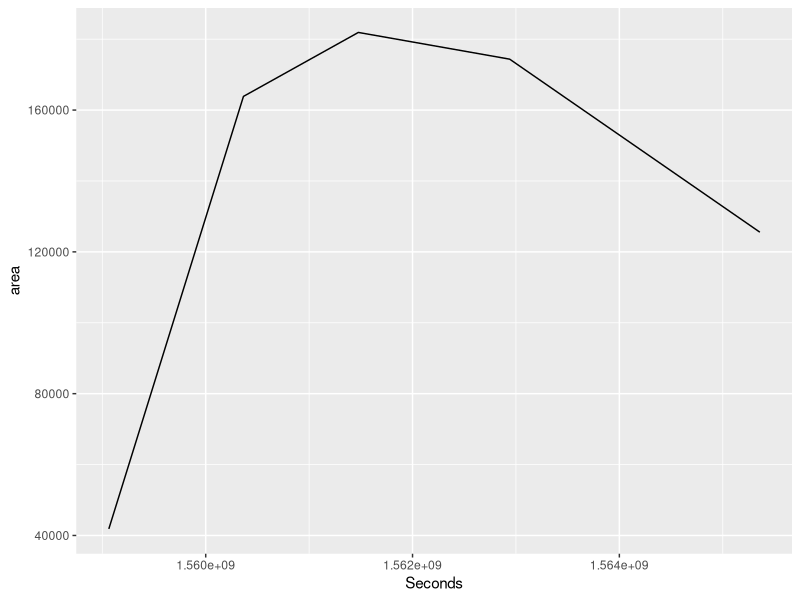
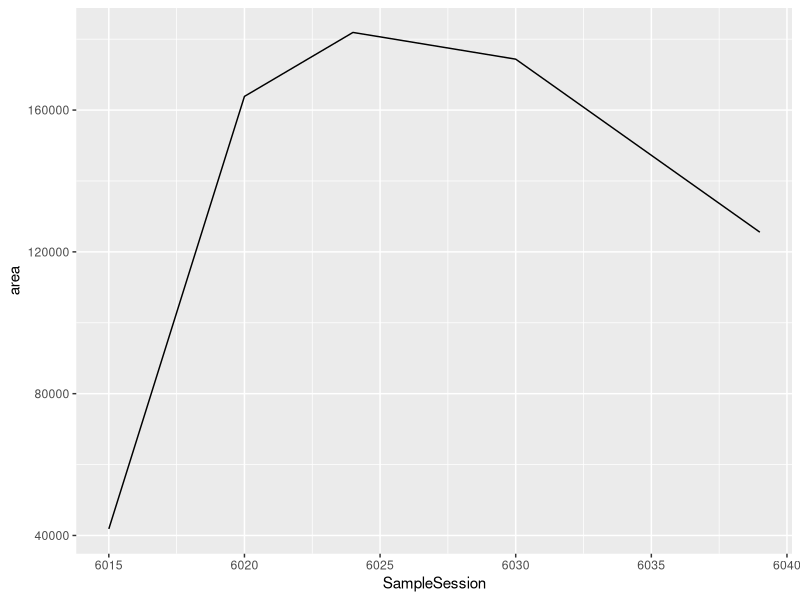
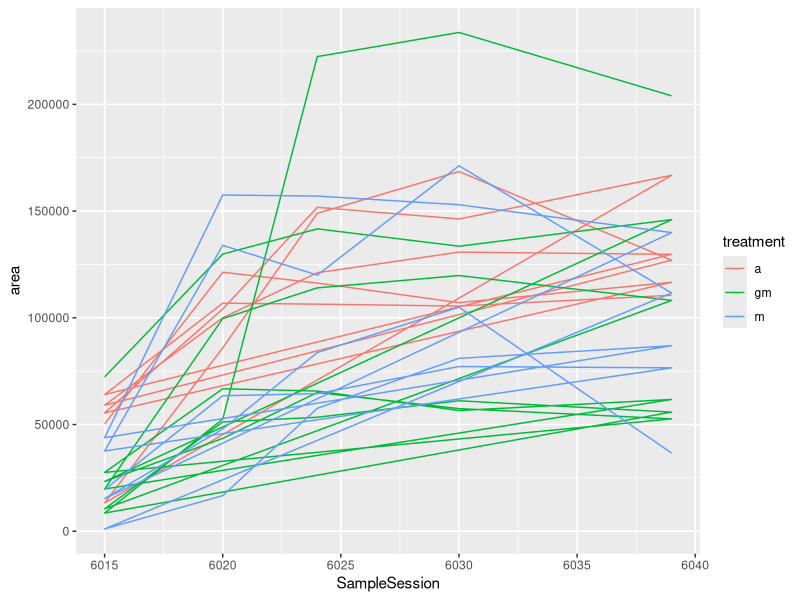
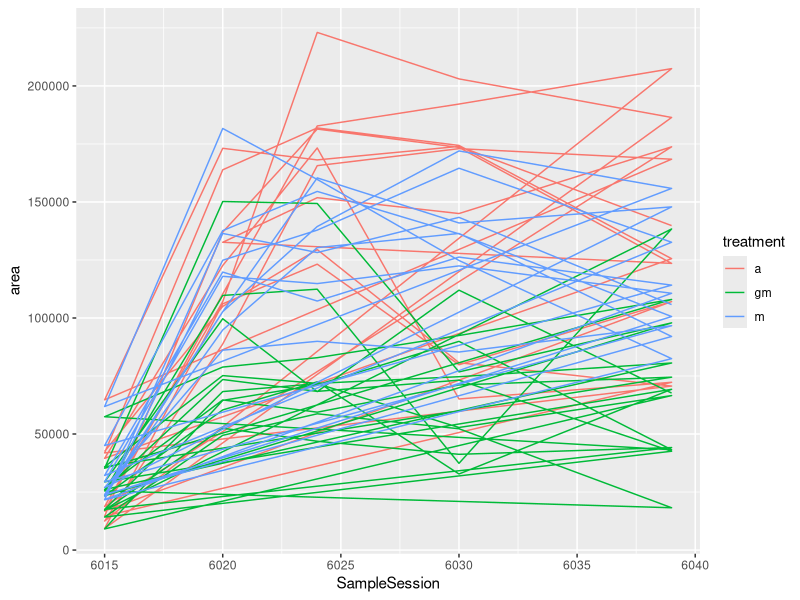
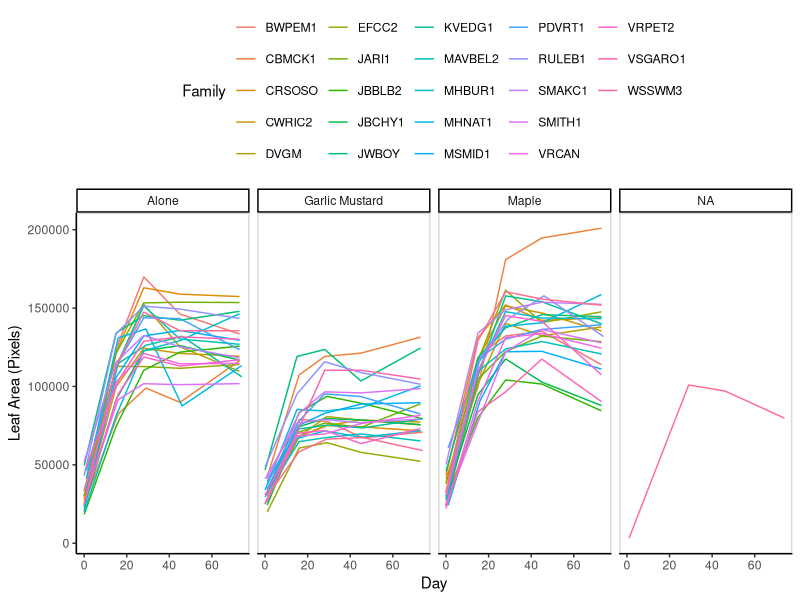
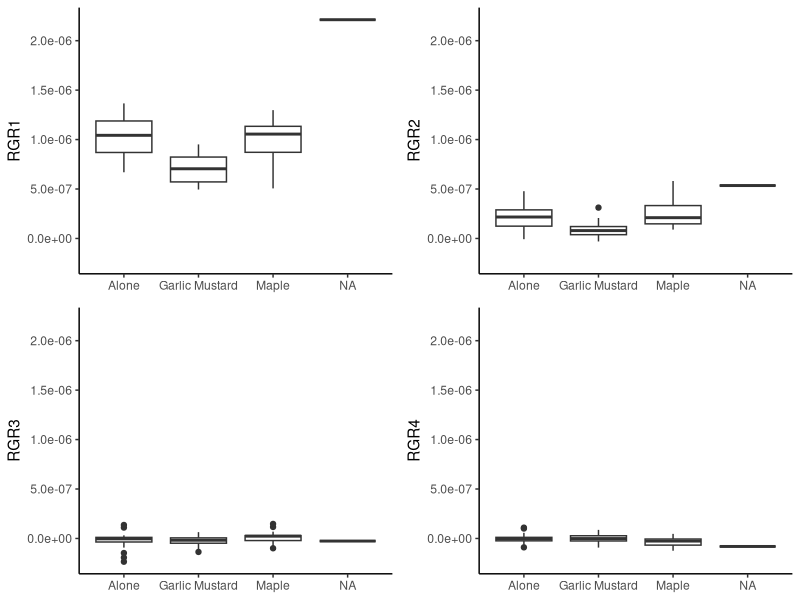

R code for these plots, in order: (Note: this script raises an error after producing the figures.)
## ---- chunk 1
library(ggplot2)
library(cowplot)
#read in GH data
AllDat=read.csv("Data_Moities/Data_collection_GH.csv",stringsAsFactors = F)

#Fix column names
colnames(AllDat)[9:12]<-c("comp_number","maple_leaf_length_0","maple_height_0","maple_leaves_0")

#Removing first row (Which contains no data).
AllDat<-AllDat[2:length(AllDat$gh_bench),]

#Remove maple controls (for now) This is because the strsplit is mis identifying the maple controls for garlic mustard data. I will have to fix this later.
AllDat<-AllDat[!grepl("aple",AllDat$Tag,fixed = T),]

#TO FIX
#The tag "c|MSMID1-1-20|Q|381" was mislabled as "c|MSMID1-1-20|G381". This is fixed below.
AllDat$Tag[grep("G381",AllDat$Tag,fixed = T)]<-"c|MSMID1-1-20|Q|381"


## ---- chunk 2
library(dplyr)
library(ggplot2)

#GrowthRate Data
dat<-read.csv("Data_Moities/Growth_Rate_Data.txt")


#Assigning treatments to the genotypes. 
dat0.1<-left_join(dat,AllDat,by=c("Genotype"="Tag"))


#There are still some genotypes with missing treatment data:
dat0.1[is.na(dat0.1$treatment),]

#let us fix them Below:

#.... (DVGM|Q|117 was labeled with a "c" petridish in the growth rate data, but in the initial greenhouse data, it is labeled as a "b". The growth rate measurements will be greenhouse data will be taken to be correct.)
AllDat[grepl("DVGM-20|Q|117",AllDat$Tag,fixed = T),]
dat0.1[grepl("|117",dat0.1$Genotype,fixed = T),]
dat$Genotype[dat$Genotype=="c|DVGM-20|Q|117"]<-"b|DVGM-20|Q|117"

#...."e|JBCHY1-1-50|Q|?"Did not match, even though this genotype is in greenhouse data. What happened was the name is in the greenhouse data as  e|JBCHY1-1-50|? and in the growth rate data as both e|JBCHY1-1-50|Q|? and e|JBCHY1-1-50|?. I will change it to be e|JBCHY1-1-50|Q|? everywhere. 
AllDat[grepl("e|JBCHY1-1-50|",AllDat$Tag,fixed = T),]
dat0.1[grepl("e|JBCHY1-1-50|Q|?",dat0.1$Genotype,fixed = T),]
dat$Genotype[dat$Genotype=="e|JBCHY1-1-50|?"]<-"e|JBCHY1-1-50|Q|?"
AllDat$Tag[AllDat$Tag=="e|JBCHY1-1-50|?"]<-"e|JBCHY1-1-50|Q|?"

#....The greenhouse data recorded the genotype as c|VSGARO1-1-0|536, while the growth rate data recorded the genotype as c|VSGARO1-1-0|Q|536 or c|vSGARO1-1-0|Q|536. All will be changed to c|VSGARO1-1-0|Q|536. 
AllDat[grepl("c|VSGARO1-1-0|536",AllDat$Tag,fixed = T),]
dat0.1[grepl("c|vSGARO1-1-0|Q|536",dat0.1$Genotype,fixed = T),]
dat$Genotype[dat$Genotype=="c|vSGARO1-1-0|Q|536"]<-"c|VSGARO1-1-0|Q|536"
AllDat$Tag[AllDat$Tag=="c|VSGARO1-1-0|536"]<-"c|VSGARO1-1-0|Q|536"

#Lets see if that took care of all of the errors: 

#.....Assigning treatments to the genotypes. 
dat0.1<-left_join(dat,AllDat,by=c("Genotype"="Tag"))


#All genotypes have been taken care of (Assigned to a treatment):
dat0.1[is.na(dat0.1$treatment),]

#now lets reassign the cleaned data to prepare for the next chunck:
dat<-dat0.1
rm(dat0.1)

## ---- chunk 3

#Average top and bottom frame pixels. 
dat2<-dat %>% group_by(Genotype,Seconds,treatment) %>% summarize_at(vars(area),.funs = list(~sum(.)))

#Generating family column
prefamily<-gsub("*.\\|","",dat2$Genotype)
dat2$Family<-gsub("\\-.*","",prefamily)

#There are 86,400 seconds in a day. It took two-three days to get the data for each SampleSession. 
#Rounding to calculate the day the photos were taken
dat2$SampleSession<-round(dat2$Seconds/(86400*3),digits=0)

## ---- chunk 4
#Determine how many measurements there are per genotype.. and isolating those with more than 5 measurements. 
print("These are all of the genotypes with replicated images that need to be averaged")
dat2 %>% group_by(Genotype) %>% arrange(Seconds) %>% summarize(n=n()) %>% filter(n>5)

#This section will take the average of those errors. 
dat2<-dat2 %>% group_by(Genotype,SampleSession) %>% summarize(Seconds=mean(Seconds),area=mean(area),Family=first(Family),treatment=first(treatment))

#Must omit those with less than 5 measurements, because there simply wont be enough data to get any meaningful measurements from these. 
dat2 %>% group_by(Genotype) %>% arrange(Seconds) %>% summarize(n=n()) %>% filter(n<5)
#a|WSSWM3-1-0|Q|554,b|EFCC2-4-80|Q|145,"b|RULEB1-20|N|423" are not so bad, I suspect others are not as well, but for now i need to remove these genotypes, as they can bias the mean growth rates below. 

#REMOVING THOSE WITHOUT COMPLETE 5 SampleSession OBSERVATIONS.. calling this dataframe dat2C for dat2 "clean".
dat2C<-dat2 %>% group_by(Genotype) %>% summarize(n=n()) %>% right_join(dat2) %>% filter(n==5)


## ---- chunk 5
#Remove those that are not replicated in all three treatments. ( genotypes with an "i" in the lable. These are for use to analyze the GGMFS only).
#Removing, calling this data set dat2CC because it only contains genotypes with all 5 measurements and it now excludes geontypes without full replication in each treatment. 
dat2C<-dat2C[!grepl("\\|i\\d",dat2C$Genotype),]
## ---- chunk 6

#This is to ensure that SampleSession is a decent representation of seconds. It appears to not change the structure that much in graphical analysis. SampleSession is not used to calculate statistics. 

#Second Raw
ggplot(dat2[dat2$Genotype=="a|BWPEM1-9-0|Q|2",])+
  geom_path(aes(x=Seconds,y=area))

#Second Rounded Day
ggplot(dat2[dat2$Genotype=="a|BWPEM1-9-0|Q|2",])+
  geom_path(aes(x=SampleSession,y=area))


#Further grouping family to take the average and standard deviation of the family values at each time point in each treatment, with the standard deviations. 
dat3<-dat2C %>% group_by(Family,SampleSession,treatment) %>% summarize_at(vars(area,Seconds),.fun=list(~mean(.),~sd(.)))
#Seconds_mean is a more accurate representation of SampleSession, and can be used for graphing family means. SampleSession, is the average of three days in order to pool samples that were done on the same SampleSession. After we have all the samples from the same SampleSession, the average seconds for that SampleSession are taken and these can be used for graphing. In the actual stats, the exact seconds for every genotype is used. 

dat3$Day<-round(dat3$Seconds_mean/86400,0)

#VSGARO Has a very large ups and downs in growth rate average. going to check our individuals to see if I suspect an error. 
ggplot(dat2[dat2$Family=="VSGARO1",])+
  geom_path(aes(y=area,x=SampleSession,colour=treatment))

#I should determine which genotypes in the competition experiment killed their competitors and when to switch those over.

ggplot(dat2[dat2$Family=="BWPEM1",])+
  geom_path(aes(y=area,x=SampleSession,colour=treatment))

#On further look, there doesnt seem to be anything that bad with the genotype.

dat3

## ---- chunk 7
#Making Treatment a factor
dat3$treatment<-factor(dat3$treatment)
#standardizing the day measurement
dat3$Day<-dat3$Day-min(dat3$Day)

levels(dat3$treatment)<-c("Alone","Garlic Mustard","Maple")

#pdf("GrowthRateFigures/FamilyGrowthRate.pdf",height=6,width=12)
ggplot(dat3)+
  geom_path(aes(y=area_mean,x=Day,colour=Family))+
  facet_grid(.~treatment)+
  scale_y_continuous(name="Leaf Area (Pixels)")+
  theme_classic()+
  panel_border()+
  theme(legend.position = "top",
        legend.box.margin = margin(0,-100,0,-100)
      )
#dev.off()


## ---- chunk 8
#dat2 contains values for each individual. These will be used to calculate relative growth rates. 

#Relative growth rate = lnW2-lnW1/(t2-t1)

#Creating a long data frame to have each column represent a unique growth measurement 

first<-dat2C %>% group_by(Genotype) %>% arrange(Seconds) %>% summarize(Seconds = first(Seconds),area=first(area),treatment=first(treatment),Family=first(Family)) %>% rename(Seconds1="Seconds",area1="area")#This data frame has retained the treatment and family to be used in the analysis. 

second<-dat2C %>% group_by(Genotype) %>% arrange(Seconds) %>% summarize(Seconds = nth(Seconds,2),area=nth(area,2))  %>% rename(Seconds2="Seconds",area2="area")

third<-dat2C %>% group_by(Genotype) %>% arrange(Seconds) %>% summarize(Seconds = nth(Seconds,3),area=nth(area,3))  %>% rename(Seconds3="Seconds",area3="area")

fourth<-dat2C %>% group_by(Genotype) %>% arrange(Seconds) %>% summarize(Seconds = nth(Seconds,4),area=nth(area,4)) %>% rename(Seconds4="Seconds",area4="area")

fifth<-dat2C %>% group_by(Genotype) %>% arrange(Seconds) %>% summarize(Seconds = nth(Seconds,5),area=nth(area,5))  %>% rename(Seconds5="Seconds",area5="area")

#Merging these together into one dataframe (i love dplyr)
datLong<-first %>% left_join(second,by="Genotype") %>% left_join(third,by="Genotype")%>% left_join(fourth,by="Genotype")%>% left_join(fifth,by="Genotype")

#generating relative growth rate values (RGR)
attach(datLong)
datLong$RGR1<-(log(area2)-log(area1))/(Seconds2-Seconds1)
datLong$RGR2<-(log(area3)-log(area2))/(Seconds3-Seconds2)
datLong$RGR3<-(log(area4)-log(area3))/(Seconds4-Seconds3)
datLong$RGR4<-(log(area5)-log(area4))/(Seconds5-Seconds4)
detach(datLong)

datLong

#Writing growth rate data to file. 

write<-datLong %>% select(Genotype,RGR1,RGR2,RGR3,RGR4)
#write.csv(write,"Data_Moities/RGR_Dat.csv")
## ---- chunk 9
#Modifying Factor Names

datLong$treatment<-factor(datLong$treatment)
levels(datLong$treatment)<-c("Alone","Garlic Mustard", "Maple")

#Visualizations should be based on the average of the family means, because it is this that is the sampling unit, otherwise there is pheudo replication and it can look like there is more variation than there actually is if one individual has alot of variation for some reason. 
datLongMean<-datLong %>% group_by(Family, treatment) %>% summarize_at(vars(RGR1,RGR2,RGR3,RGR4),.funs = ~mean(.))

attach(datLongMean)
yMin<-min(c(RGR1,RGR2,RGR3,RGR4))
yMax<-max(c(RGR1,RGR2,RGR3,RGR4))
detach(datLongMean)

a<-ggplot(datLongMean)+
  geom_boxplot(aes(x=treatment,y=RGR1))+theme_classic()+theme(axis.title.x = element_blank())+scale_y_continuous(limits=c(yMin,yMax))

b<-ggplot(datLongMean)+
  geom_boxplot(aes(x=treatment,y=RGR2))+theme_classic()+theme(axis.title.x = element_blank())+scale_y_continuous(limits=c(yMin,yMax))

c<-ggplot(datLongMean)+
  geom_boxplot(aes(x=treatment,y=RGR3))+theme_classic()+theme(axis.title.x = element_blank())+scale_y_continuous(limits=c(yMin,yMax))

d<-ggplot(datLongMean)+
  geom_boxplot(aes(x=treatment,y=RGR4))+theme_classic()+theme(axis.title.x = element_blank())+scale_y_continuous(limits=c(yMin,yMax))


library(ggpubr)

#pdf("GrowthRateFigures/FamilyRGR.pdf",height=6,width=12)
ggarrange(a,b,c,d)
#dev.off()

## ---- chunk 10
library(nlme)

#making an interaction column. 
datLong$GXE<-paste(datLong$treatment,datLong$Family,sep="-")

#RGR1
fit1.1<-lme(RGR1~treatment,data=datLong,random=~1|Family)
fit1.2<-lme(RGR1~treatment,data=datLong,random=~1|GXE)
fit1.3<-lme(RGR1~treatment,data=datLong,random=~1|Family/treatment)#This is the correct interaction term, as it adds another level of variation, that is the variation of each family within each treatment. 
summary(fit1.1)
summary(fit1.2)
summary(fit1.3)
anova(fit1.1,fit1.2)
#There is not a GXE interaction, but it is close, p=0.08. and the variation explained by the GXE is more than that explained by G alone. 
anova(fit1.1,fit1.3)

#RGR2
fit2.1<-lme(RGR2~treatment,data=datLong,random=~1|Family)
fit2.2<-lme(RGR2~treatment,data=datLong,random=~1|GXE)

summary(fit2.1)
summary(fit2.2)
anova(fit2.1,fit2.2)


#RGR3
fit3.1<-lme(RGR3~treatment,data=datLong,random=~1|Family)
fit3.2<-lme(RGR3~treatment,data=datLong,random=(~1|GXE))

summary(fit3.1)
summary(fit3.2)
anova(fit3.1,fit3.2)


#RGR4 #maple significantly less, i.e. maple treatment suffered a higher reduction in growth/ more senescence. 
fit4.1<-lme(RGR4~treatment,data=datLong,random=~1|Family)
fit4.2<-lme(RGR4~treatment,data=datLong,random=~1|GXE)

summary(fit4.1)
summary(fit4.2)
anova(fit4.1,fit4.2)



## ---- chunk 11

#Standardized residuals, looking for deviation from homoscedasticity. 
plot(fit1.1)
plot(fit1.1,RGR1~fitted(.))

#Confidence intervals on parameters 
intervals(fit1.1)

#simple anova of the model 
anova(fit1.1)

#looking at the diffences in magnitude of the effect of treatment and family. 
plot.design(data.frame(datLong$RGR1,datLong$Family,datLong$treatment))
#There is slightly more variation in the family category than there is in the treatment category, but not much. 


#This model check demonstrates normaility in the residuals. 
qqnorm(fit1.1,~resid(.)|Family)


#this examines the contrasts of the model. 
model.matrix(RGR1~treatment,datLong[datLong$Family=="BWPEM1",])

#I think what i need is a model that creates an estimate for each genotype in each treatment and determine if these estimates are better than one with just a genotype effect. Can you compare mixed models with different random effects? IDK. 

#Groups with larger means have more variation, but it is not huge here. I.e. Larger the growth rate, larger the variation. 
## ---- chunk 12

summary(fit1.1)

100*c(6.411059e-08,3.963266e-07)/sum(c(6.411059e-08,3.963266e-07))



#Genotype only accounts for 13% of the variation, wheras there is still 86% of the variation in the residuals. I do not think that genotype is even a worthwhile thing to account for in these models. 

#Interestingly, there appears to be a GXE interaction when testing it out in a linear model framework. 
fit.lm.GXE<-lm(RGR1~treatment*Family,data=datLong)
fit.lm.GandE<-lm(RGR1~treatment+Family,data=datLong)

fit.lm.E<-lm(RGR1~treatment,data=datLong) 
fit.lm.G<-lm(RGR1~Family,data=datLong)

summary(fit.lm.E)
summary(fit.lm.GXE)
summary(fit.lm.GandE)

AIC(fit.lm.E)#This is the best model
AIC(fit.lm.GandE)
AIC(fit.lm.GXE)
AIC(fit.lm.G) #This is the worst model. 



summary(fit.lm.G) 
anova(fit.lm.GXE,fit.lm.E)
anova(fit.lm.GXE,fit.lm.GandE)
anova(fit.lm.GXE,fit.lm.G)



## ---- chunk 13
#write.csv(datLong,"GrowthRateIntegrated.csv")
